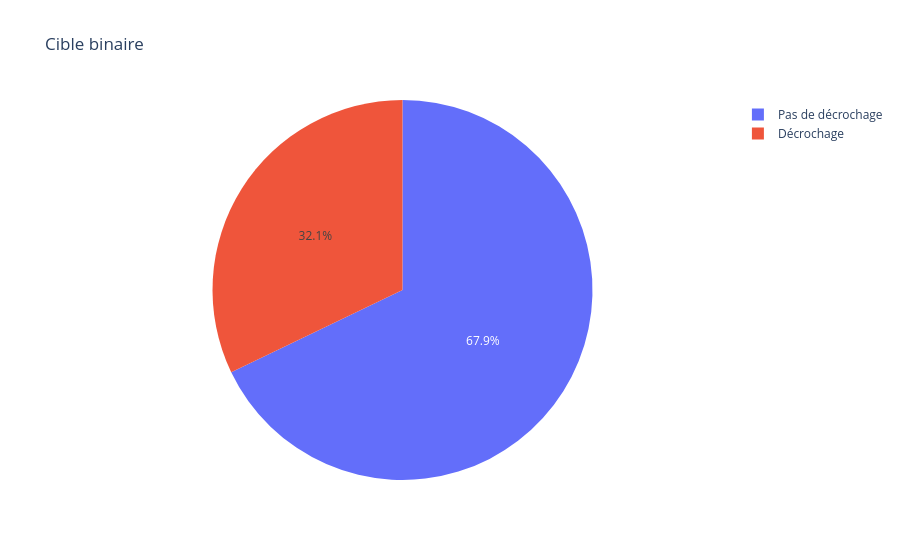

Write notebook code for a chart like this one.
### Markdown cell above
Cible binaire (pour observer seulement, la correction viendra en partie 2)

### Code cell
y = (y_raw == "Dropout").astype(int)
print(y.value_counts())
print(y.value_counts(normalize=True).round(3))

px.pie(names=y.map({0: "Pas de décrochage", 1: "Décrochage"}),
       title="Cible binaire")

### Figure 1 — Plotly figure (JSON) as saved in the notebook; plotly's stock layout.template omitted (floating-point values rounded to 4 significant figures; data arrays with more than 128 entries replaced by an {"elided": "..."} marker saying what was removed)
{"data": [{"domain": {"x": [0, 1], "y": [0, 1]}, "hovertemplate": "label=%{label}<extra></extra>", "labels": {"elided": "4424 str values"}, "legendgroup": "", "name": "", "showlegend": true, "type": "pie"}], "layout": {"legend": {"tracegroupgap": 0}, "title": {"text": "Cible binaire"}}}
